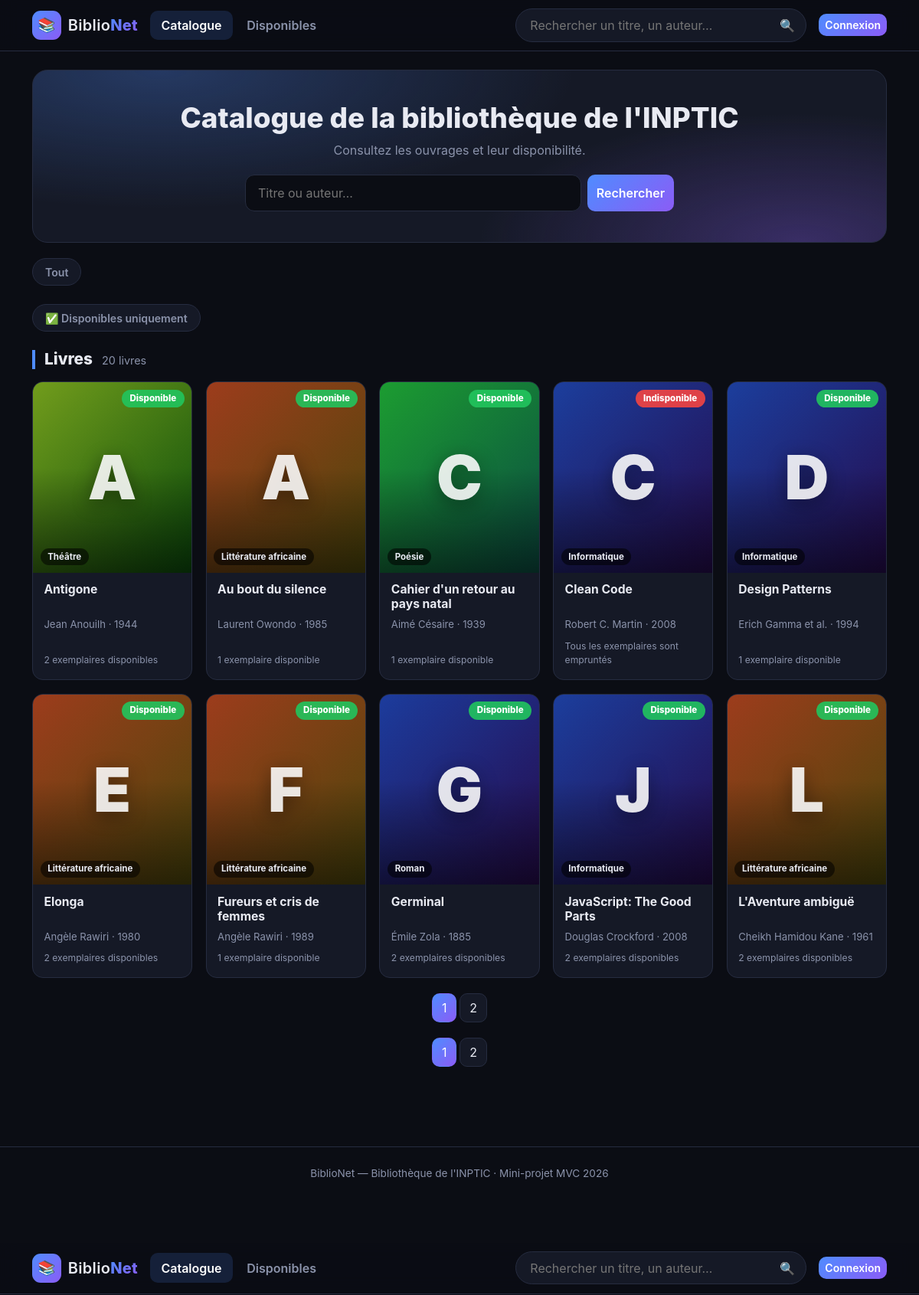
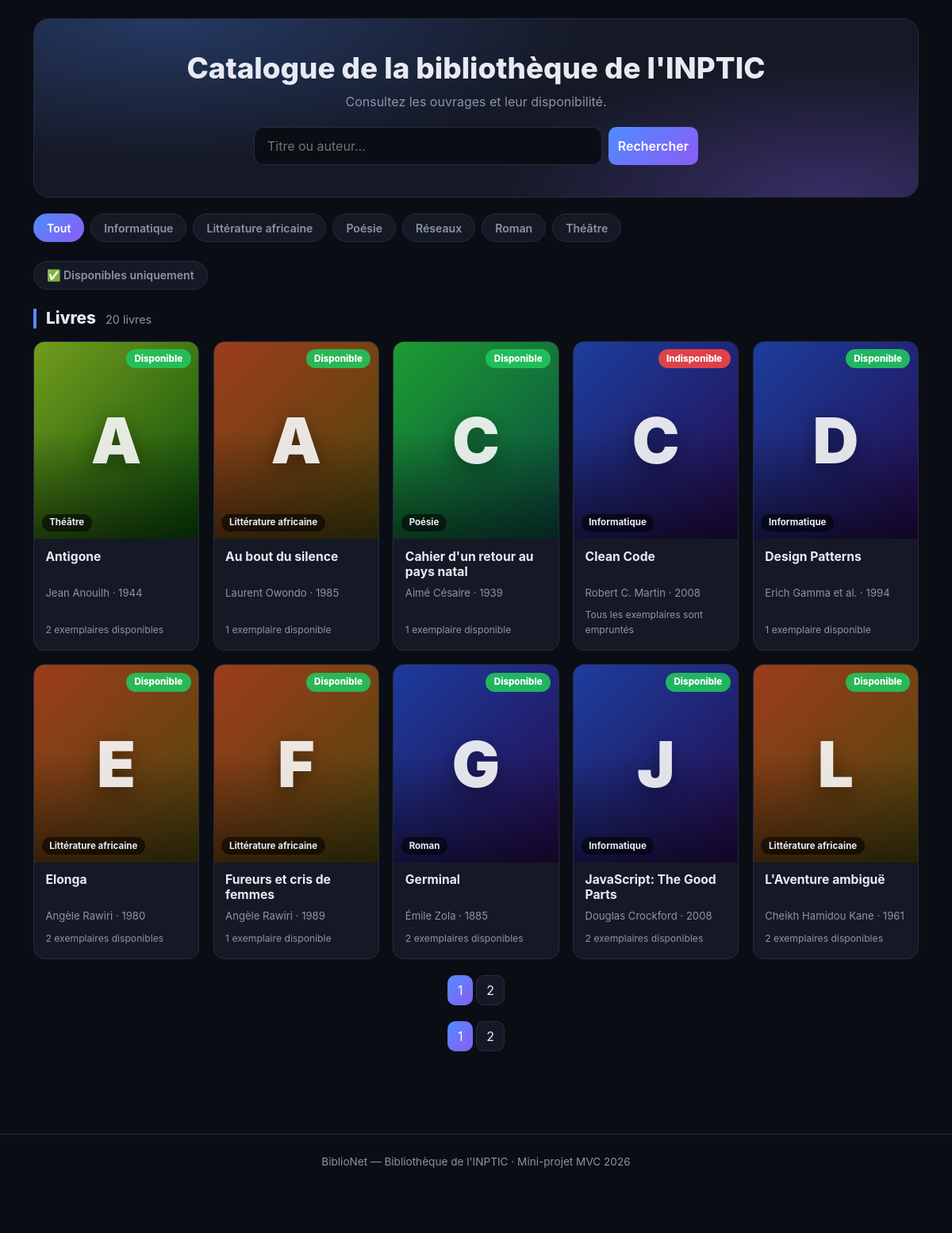
The page / on the database its author committed (2 pictures, top to bottom).
### tables this page shows
CREATE TABLE livres (
    id              INT UNSIGNED NOT NULL AUTO_INCREMENT,
    titre           VARCHAR(255) NOT NULL,
    auteur          VARCHAR(150) NOT NULL,
    categorie       VARCHAR(100) NOT NULL,
    annee           SMALLINT UNSIGNED NOT NULL,
    nb_exemplaires  INT NOT NULL DEFAULT 1,
    PRIMARY KEY (id),
    KEY idx_livres_titre (titre),
    KEY idx_livres_auteur (auteur)
);

### app/core/Controller.php (called while the page is built, shortened)
<?php
class Controller
{
    protected function render(string $view, array $data = []): void
    {
        extract($data, EXTR_SKIP);
        require APP_PATH . '/views/' . $view . '.php';
        require APP_PATH . '/views/layouts/main.php';
    }
}

### app/controllers/CatalogueController.php (called while the page is built)
<?php
class CatalogueController extends Controller
{
    public function index(): void
    {
        $q = get_string('q');
        $page = $this->page();
        $this->render('catalogue/index', [
            'title'   => 'Catalogue',
            'q'       => $q,
            'page'    => $page,
            'livres'  => Livre::search($q, $page),
            'total'   => Livre::count($q),
            'perPage' => Livre::perPage(),
        ]);
        $q = get_string('q');
        $categorie = get_string('categorie');
        $dispo = isset($_GET['dispo']);
        $page = $this->page();
        $this->render('catalogue/index', [
            'title'      => 'Catalogue',
            'q'          => $q,
            'page'       => $page,
            'categorie'  => $categorie,
            'dispo'      => $dispo,
            'categories' => Livre::categories(),
            'livres'     => Livre::search($q, $page, $categorie, $dispo),
            'total'      => Livre::count($q, $categorie, $dispo),
            'perPage'    => Livre::perPage(),
        ]);
    }
}

### app/core/Router.php (called while the page is built, shortened)
<?php
class Router
{
    public function dispatch(): void
    {
        $segments = request_segments();
        $name   = strtolower($segments[0] ?? 'catalogue');
        $action = strtolower($segments[1] ?? 'index');
        $params = array_slice($segments, 2);
        $class = self::ROUTES[$name];
        $method = new ReflectionMethod($class, $action);
        $params = array_slice($params, 0, $method->getNumberOfParameters());
        $method->invokeArgs(new $class(), $params);
    }
}

### public/index.php (called while the page is built, shortened)
<?php
$config = require ROOT_PATH . '/config/config.php';
$production = $config['env'] === 'production';
require APP_PATH . '/core/helpers.php';
try {
    (new Router())->dispatch();
} catch (Throwable $e) {
    error_log((string) $e);
    http_response_code(500);
    (new Controller())->renderMessage(
        'Erreur',
        'danger',
        $production ? 'Une erreur est survenue. Veuillez réessayer plus tard.' : $e->getMessage()
    );
}

### app/core/Database.php (called while the page is built)
<?php
class Database
{
    private static array $config = [];
    private static ?PDO $pdo = null;
    public static function configure(array $config): void
    {
        self::$config = $config;
    }
    public static function pdo(): PDO
    {
        if (self::$pdo === null) {
            $c = self::$config;
            $dsn = "mysql:host={$c['host']};dbname={$c['name']};charset=utf8mb4";
            self::$pdo = new PDO($dsn, $c['user'], $c['pass'], [
                PDO::ATTR_ERRMODE            => PDO::ERRMODE_EXCEPTION,
                PDO::ATTR_DEFAULT_FETCH_MODE => PDO::FETCH_ASSOC,
                PDO::ATTR_EMULATE_PREPARES   => false,
            ]);
        }
        return self::$pdo;
    }
    public static function query(string $sql, array $params = []): PDOStatement
    {
        $stmt = self::pdo()->prepare($sql);
        $stmt->execute($params);
        return $stmt;
    }
}

### app/models/Livre.php (called while the page is built, shortened)
<?php
class Livre
{
    public static function search(string $q = '', int $page = 1, string $categorie = '', bool $dispo = false): array
    {
        [$where, $args] = self::filters($q, $categorie, $dispo);
        $offset = max(0, ($page - 1)) * self::PER_PAGE;
        return Database::query(
            self::SELECT . " WHERE $where ORDER BY l.titre LIMIT " . self::PER_PAGE . ' OFFSET ' . $offset,
            $args
        )->fetchAll();
    }
    public static function count(string $q = '', string $categorie = '', bool $dispo = false): int
    {
        [$where, $args] = self::filters($q, $categorie, $dispo);
        return (int) Database::query("SELECT COUNT(*) FROM livres l WHERE $where", $args)->fetchColumn();
    }
    private static function filters(string $q, string $categorie, bool $dispo): array
    {
        $like = '%' . addcslashes($q, '\\%_') . '%';
        $where = '(l.titre LIKE ? OR l.auteur LIKE ?)';
        $args = [$like, $like];
        return [$where, $args];
    }
}

### app/views/catalogue/index.php (the view, shortened to what this page needs)
<section class="hero" id="recherche">
  <h1>Catalogue de la bibliothèque de l'INPTIC</h1>
  <p>Consultez les ouvrages et leur disponibilité.</p>
  <form class="hero-search" method="get" action="<?= e(url('catalogue')) ?>">
    <input name="q" value="<?= e($q) ?>" placeholder="Titre ou auteur…" aria-label="Recherche">
    <button class="btn btn-accent">Rechercher</button>
  </form>
</section>
<div class="chips" aria-label="Catégories">
  <a class="chip<?= $categorie === '' ? ' active' : '' ?>" href="<?= e(url('catalogue' . ($q !== '' ? '?q=' . urlencode($q) : ''))) ?>">Tout</a>
  <?php foreach ($categories as $c): ?>
    <a class="chip<?= $c === $categorie ? ' active' : '' ?>"
       href="<?= e(url('catalogue?' . http_build_query(array_filter(['q' => $q, 'categorie' => $c])))) ?>"><?= e($c) ?></a>
  <?php endforeach; ?>
</div>
<div class="chips" aria-label="Disponibilité">
  <a class="chip<?= $dispo ? ' active' : '' ?>"
     href="<?= e(url('catalogue?' . http_build_query(array_filter(['q' => $q, 'categorie' => $categorie, 'dispo' => $dispo ? null : 1])))) ?>">✅ Disponibles uniquement</a>
</div>
<div class="section-head">
  <h2>Livres</h2>
  <span class="count"><?= e($total) ?> livre<?= $total > 1 ? 's' : '' ?></span>
</div>
<?php if (!$livres): ?>
  <div class="empty-state">
    <div class="big">😕</div>
    <p>Aucun livre ne correspond à votre recherche.</p>
    <a class="btn btn-outline-accent" href="<?= e(url('catalogue')) ?>">Réinitialiser</a>
  </div>
<?php else: ?>
  <div class="book-grid">
    <?php foreach ($livres as $l): $ok = $l['disponibles'] > 0; ?>
      <article class="book-card">
        <div class="cover" style="<?= e(cover_style($l['categorie'])) ?>">
          <span class="cover-cat"><?= e($l['categorie']) ?></span>
          <span class="cover-initial"><?= e(initial($l['titre'])) ?></span>
          <span class="status <?= $ok ? 'ok' : 'ko' ?>"><?= $ok ? 'Disponible' : 'Indisponible' ?></span>
        </div>
        <div class="book-body">
          <h3 title="<?= e($l['titre']) ?>"><?= e($l['titre']) ?></h3>
          <p class="author"><?= e($l['auteur']) ?> · <?= e($l['annee']) ?></p>
          <p class="stock"><?= $ok ? e($l['disponibles']) . ' exemplaire' . ($l['disponibles'] > 1 ? 's' : '') . ' disponible' . ($l['disponibles'] > 1 ? 's' : '') : 'Tous les exemplaires sont empruntés' ?></p>
        </div>
      </article>
    <?php endforeach; ?>
  </div>
<?php endif; ?>
<?= pagination($page, $total, $perPage, 'catalogue', array_filter(['q' => $q])) ?>
<?= pagination($page, $total, $perPage, 'catalogue', array_filter(['q' => $q, 'categorie' => $categorie, 'dispo' => $dispo ? 1 : null])) ?>

### public/assets/css/style.css (style rules this page uses)
:root { --bg: #0b0d14; --bg-2: #10131c; --surface: #151926; --surface-2: #1c2132; --border: #262c40; --text: #e8eaf2; --muted: #8b93ab; --accent: #4f8cff; --accent-2: #8b5cf6; --accent-grad: linear-gradient(135deg, #4f8cff, #8b5cf6); --ok: #22c55e; --ko: #ef4444; --warn: #f59e0b; --sidebar-w: 248px; --radius: 14px; }
* { box-sizing: border-box; }
html { scroll-behavior: smooth; }
body { background: var(--bg); color: var(--text); font-family: 'Inter', system-ui, -apple-system, 'Segoe UI', Roboto, sans-serif; min-height: 100vh; }
a { color: var(--accent); text-decoration: none; }
.btn { border-radius: 10px; font-weight: 600; }
.btn-accent { background: var(--accent-grad); border: 0; color: #fff; }
.count { color: var(--muted); font-size: .9rem; }
.hero { border-radius: 20px; padding: 2.5rem 1.5rem; margin-bottom: 1.25rem; text-align: center; border: 1px solid var(--border); background: radial-gradient(900px 300px at 15% 0%, rgba(79,140,255,.28), transparent 60%), radial-gradient(700px 280px at 90% 100%, rgba(139,92,246,.3), transparent 60%), var(--surface); }
.hero h1 { font-size: clamp(1.5rem, 4vw, 2.3rem); font-weight: 800; }
.hero p { color: var(--muted); margin-bottom: 1.25rem; }
.hero-search { display: flex; gap: .5rem; max-width: 560px; margin: 0 auto; }
.hero-search input { flex: 1; min-width: 0; background: var(--bg); border: 1px solid var(--border); color: var(--text); border-radius: 12px; padding: .7rem 1rem; }
.chips { display: flex; gap: .5rem; overflow-x: auto; padding-bottom: .5rem; margin-bottom: 1rem; scrollbar-width: thin; }
.chip { white-space: nowrap; padding: .4rem 1rem; border-radius: 999px; background: var(--surface); border: 1px solid var(--border); color: var(--muted); font-weight: 600; font-size: .88rem; }
.chip.active { background: var(--accent-grad); border-color: transparent; color: #fff; }
.section-head { display: flex; align-items: baseline; gap: .75rem; margin: .5rem 0 1rem; }
.section-head h2 { font-size: 1.3rem; font-weight: 800; margin: 0; padding-left: .75rem; border-left: 4px solid var(--accent); }
.book-grid { display: grid; grid-template-columns: repeat(auto-fill, minmax(190px, 1fr)); gap: 1.1rem; }
.book-card { background: var(--surface); border: 1px solid var(--border); border-radius: var(--radius); overflow: hidden; display: flex; flex-direction: column; transition: transform .18s ease, box-shadow .18s ease, border-color .18s; }
.cover { position: relative; aspect-ratio: 3 / 3.6; display: grid; place-items: center; overflow: hidden; }
.cover::after { content: ''; position: absolute; inset: 0; background: linear-gradient(180deg, rgba(0,0,0,.05) 45%, rgba(0,0,0,.55)); }
.cover-initial { font-size: 5rem; font-weight: 900; color: rgba(255,255,255,.88); text-shadow: 0 6px 24px rgba(0,0,0,.4); z-index: 1; }
.cover-cat { position: absolute; left: .6rem; bottom: .6rem; z-index: 2; background: rgba(0,0,0,.55); backdrop-filter: blur(4px); padding: .15rem .6rem; border-radius: 999px; font-size: .72rem; font-weight: 700; }
.status { position: absolute; right: .6rem; top: .6rem; z-index: 2; padding: .2rem .65rem; border-radius: 999px; font-size: .72rem; font-weight: 800; color: #fff; }
.status.ok { background: rgba(34,197,94,.9); }
.status.ko { background: rgba(239,68,68,.92); }
.book-body { padding: .85rem .9rem 1rem; display: flex; flex-direction: column; gap: .35rem; flex: 1; }
.book-body h3 { font-size: .98rem; font-weight: 700; margin: 0; display: -webkit-box; -webkit-line-clamp: 2; -webkit-box-orient: vertical; overflow: hidden; min-height: 2.5em; }
.author { color: var(--muted); font-size: .82rem; margin: 0; }
.stock { color: var(--muted); font-size: .76rem; margin: 0; margin-top: auto; padding-top: .2rem; }

### rows shown on the page
livres: categorie "Théâtre", titre "A", shows "Disponible", titre "Antigone", auteur "Jean Anouilh", annee "1944", disponibles "2"
livres: categorie "Littérature africaine", titre "A", shows "Disponible", titre "Au bout du silence", auteur "Laurent Owondo", annee "1985", disponibles "1"
livres: categorie "Poésie", titre "C", shows "Disponible", titre "Cahier d'un retour au pays natal", auteur "Aimé Césaire", annee "1939", disponibles "1"
livres: categorie "Informatique", titre "C", shows "Indisponible", titre "Clean Code", auteur "Robert C. Martin", annee "2008", shows "Tous les exemplaires sont empruntés"
livres: categorie "Informatique", titre "D", shows "Disponible", titre "Design Patterns", auteur "Erich Gamma et al.", annee "1994", disponibles "1"
livres: categorie "Littérature africaine", titre "E", shows "Disponible", titre "Elonga", auteur "Angèle Rawiri", annee "1980", disponibles "2"
livres: categorie "Littérature africaine", titre "F", shows "Disponible", titre "Fureurs et cris de femmes", auteur "Angèle Rawiri", annee "1989", disponibles "1"
livres: categorie "Roman", titre "G", shows "Disponible", titre "Germinal", auteur "Émile Zola", annee "1885", disponibles "2"
livres: categorie "Informatique", titre "J", shows "Disponible", titre "JavaScript: The Good Parts", auteur "Douglas Crockford", annee "2008", disponibles "2"
livres: categorie "Littérature africaine", titre "L", shows "Disponible", titre "L'Aventure ambiguë", auteur "Cheikh Hamidou Kane", annee "1961", disponibles "2"

### other values the page prints
$total "20 20"
$c "Informatique"
$c "Littérature africaine"
$c "Poésie"
$c "Réseaux"
$c "Roman"
$c "Théâtre"
